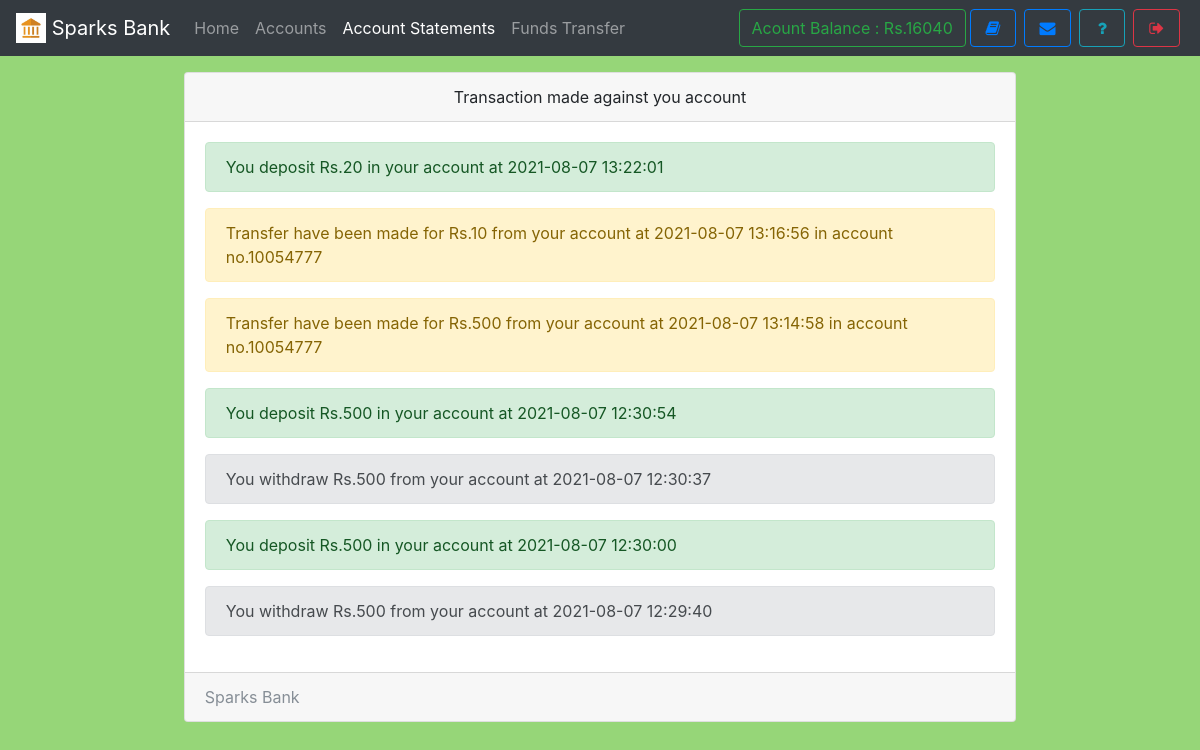
The page /statements.php (signed in) on the database its author committed.
### tables this page shows
CREATE TABLE `useraccounts` (
  `id` int(11) NOT NULL,
  `email` text NOT NULL,
  `password` text NOT NULL,
  `name` varchar(111) NOT NULL,
  `balance` varchar(111) NOT NULL,
  `cnic` varchar(111) NOT NULL,
  `number` varchar(111) NOT NULL,
  `city` varchar(111) NOT NULL,
  `address` varchar(111) NOT NULL,
  `source` varchar(111) NOT NULL,
  `accountNo` varchar(111) NOT NULL,
  `branch` varchar(111) NOT NULL,
  `accountType` varchar(111) NOT NULL,
  `date` timestamp NOT NULL DEFAULT current_timestamp()
);

CREATE TABLE `transaction` (
  `transactionId` int(11) NOT NULL,
  `action` varchar(111) NOT NULL,
  `credit` varchar(111) NOT NULL,
  `debit` varchar(111) NOT NULL,
  `balance` varchar(111) NOT NULL,
  `beneId` varchar(111) NOT NULL,
  `other` varchar(111) NOT NULL,
  `userId` int(11) NOT NULL,
  `date` timestamp NOT NULL DEFAULT current_timestamp()
);

### assets/db.php (called while the page is built, shortened)
<?php
    $con = new mysqli('localhost','root','','mybank');
    $ar = $con->query("select * from userAccounts,branch where id = '$_SESSION[userId]' AND userAccounts.branch = branch.branchId");
    $userData = $ar->fetch_assoc();
?>

### statements.php (the view, shortened to what this page needs)
<!DOCTYPE html>
<html>
<head>
  <?php require 'assets/autoloader.php'; ?>
  <?php require 'assets/db.php'; ?>
  <?php require 'assets/function.php'; ?>
</head>
<body style="background:#96D678;background-size: 100%">
<nav class="navbar navbar-expand-lg navbar-dark bg-dark fixed-top">
 <a class="navbar-brand" href="#">
    <img src="images/logo.png" width="30" height="30" class="d-inline-block align-top" alt="">
   <?php echo bankname; ?>
  </a>
  <div class="collapse navbar-collapse" id="navbarSupportedContent">
    <ul class="navbar-nav mr-auto">
      <li class="nav-item ">
        <a class="nav-link " href="index.php">Home <span class="sr-only">(current)</span></a>
      </li>
      <li class="nav-item ">  <a class="nav-link" href="accounts.php">Accounts</a></li>
      <li class="nav-item active">  <a class="nav-link" href="statements.php">Account Statements</a></li>
      <li class="nav-item ">  <a class="nav-link" href="transfer.php">Funds Transfer</a></li>
    </ul>
    <?php include 'sideButton.php'; ?>
  </div>
</nav><br><br><br>
<div class="container">
  <div class="card  w-75 mx-auto">
  <div class="card-header text-center">
    Transaction made against you account
  </div>
  <div class="card-body">
    <?php
      $array = $con->query("select * from transaction where userId = '$userData[id]' order by date desc");
      if ($array ->num_rows > 0)
      {
         while ($row = $array->fetch_assoc())
         {
            if ($row['action'] == 'withdraw')
            {
              echo "<div class='alert alert-secondary'>You withdraw Rs.$row[debit] from your account at $row[date]</div>";
            }
            if ($row['action'] == 'deposit')
            {
              echo "<div class='alert alert-success'>You deposit Rs.$row[credit] in your account at $row[date]</div>";
            }
            if ($row['action'] == 'transfer')
            {
              echo "<div class='alert alert-warning'>Transfer have been made for  Rs.$row[debit] from your account at $row[date] in  account no.$row[other]</div>";
            }
         }
      }
    ?>
  </div>
  <div class="card-footer text-muted">
   <?php echo bankname ?>
  </div>
</div>
</div>
</body>
</html>

### assets/autoloader.php (shortened to what this page needs)
<link rel="stylesheet" type="text/css" href="css/bootstrap.min.css">
<link rel="stylesheet" type="text/css" href="css/custom.css">
<link rel="stylesheet" type="text/css" href="font-awesome/css/font-awesome.min.css">

### sideButton.php
<form class="form-inline my-2 my-lg-0">
        <a href="" class="btn btn-outline-success" data-toggle="tooltip" title="Your current Account Balance">Acount Balance : Rs.<?php echo $userData['balance']; ?></a>
        <a href="accounts.php" data-toggle="tooltip" title="Account Summary" class="btn btn-outline-primary mx-1" ><i class="fa fa-book fa-fw"></i></a>
        <a href="notice.php" data-toggle="tooltip" title="View Notice" class="btn btn-outline-primary mx-1" ><i class="fa fa-envelope fa-fw"></i></a>
        <a href="feedback.php" data-toggle="tooltip" title="Help?" class="btn btn-outline-info mx-1" ><i class="fa fa-question fa-fw"></i></a>
        <a href="logout.php" data-toggle="tooltip" title="Logout" class="btn btn-outline-danger mx-1" ><i class="fa fa-sign-out fa-fw"></i></a>
</form>

### rows shown on the page
useraccounts: balance "16040"
transaction: credit "20", date "2021-08-07 13:22:01"
transaction: debit "10", date "2021-08-07 13:16:56", other "10054777"
transaction: debit "500", date "2021-08-07 13:14:58", other "10054777"
transaction: credit "500", date "2021-08-07 12:30:54"
transaction: debit "500", date "2021-08-07 12:30:37"
transaction: credit "500", date "2021-08-07 12:30:00"
transaction: debit "500", date "2021-08-07 12:29:40"

### other values the page prints
bankname "Sparks Bank"
